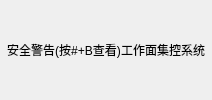
      <widget class="QFrame" name="title">
       <layout class="QHBoxLayout" name="layout_title">
        <property name="spacing">
         <number>0</number>
        </property>
        <property name="leftMargin">
         <number>0</number>
        </property>
        <property name="topMargin">
         <number>0</number>
        </property>
        <property name="rightMargin">
         <number>0</number>
        </property>
        <property name="bottomMargin">
         <number>0</number>
        </property>
        <item>
         <widget class="QLabel" name="icon">
          <property name="scaledContents">
           <bool>true</bool>
          </property>
          <property name="alignment">
           <set>Qt::AlignCenter</set>
          </property>
         </widget>
        </item>
        <item>
         <widget class="QLabel" name="prompt">
          <property name="text">
           <string>安全警告(按#+B查看)</string>
          </property>
          <property name="alignment">
           <set>Qt::AlignCenter</set>
          </property>
         </widget>
        </item>
        <item>
         <widget class="QLabel" name="name">
          <property name="text">
           <string>工作面集控系统</string>
          </property>
          <property name="alignment">
           <set>Qt::AlignCenter</set>
          </property>
         </widget>
        </item>
        <item>
         <widget class="QLabel" name="time"/>
        </item>
       </layout>
      </widget>
